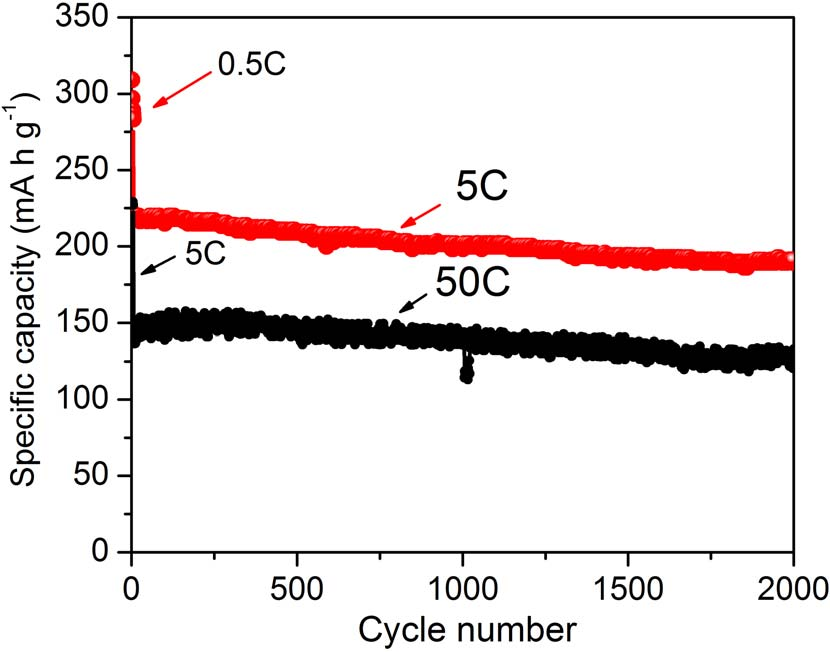
#> input picture physchem/images/capacitycycle.png, 830 x 652 px
$ jupyter execute --allow-errors captions.ipynb   (shell and % lines are left out)
#> lines starting #> are read from the running program, lines starting #| are printed output that depends on the picture
[cell 1]
# figures and captions

from pathlib import Path
import os

HOME = str(Path.home())
PROJECTS = os.path.join(HOME, "projects")
WORKSPACE = os.path.join(HOME, "workspace")
JUPYTER = os.path.join(WORKSPACE, "jupyter")


print("projects")

[cell 2]
PHYSCHEM = os.path.join(JUPYTER, "physchem")
PHYSCHEM_IMAGES = os.path.join(PHYSCHEM, "images")
PHYSCHEM_HTML = os.path.join(PHYSCHEM, "html")

[cell 3]
# BATTERY = os.path.join(PROJECTS, "open-battery")
PROJECT_DIR = os.path.join(PHYSCHEM, "liion")
# os.chdir(PROJECT_DIR)
# os.listdir()

[cell 4]
debug = True
ml = False

[cell 5]
import Tesseract as tt
# print(tt.pytesseract.version)
import pytesseract36 as pytesseract

#> (a cell that did not finish here is left out)

[cell 7]
import glob
os.chdir(PROJECT_DIR)
figures = glob.glob("PMC*/sections/fig*/*.xml")
# print(len(figures))

[cell 8]
# https://pypi.org/project/pytesseract/
try:
    from PIL import Image
except ImportError:
    import Image


print("begin tesseract")

# If you don't have tesseract executable in your PATH, include the following:
# pytesseract.pytesseract.tesseract_cmd = r'/#usr/local/bin/tesseract'
# Example tesseract_cmd = r'C:\Program Files (x86)\Tesseract-OCR\tesseract'
print("end tesseract")

[cell 9]
if __name__ == '__main__':
    pass

os.chdir(PHYSCHEM)
from PIL import Image

print(os.getcwd())
test_png = os.path.join('images', 'capacitycycle.png')
test_image = Image.open(test_png, 'r')
#> test_image is the input picture: PIL image 830x652 RGB; mean R, G, B 236.6, 230.2, 230.2

import matplotlib
import matplotlib.pyplot as plt
import numpy as np

from skimage import data, img_as_float
from skimage import exposure
from skimage.viewer import ImageViewer

"""
if debug:
    image = Image.open(test_png, 'r')

    # viewer = ImageViewer(image)
    # viewer.show()
    tesseract_strings = pytesseract.image_to_string(Image.open(test_png))
    print(tesseract_strings)
"""

[cell 10]
# In order to bypass the image conversions of pytesseract, just use relative or absolute image path
# NOTE: In this case you should provide tesseract supported images or tesseract will return error
# print(pytesseract.image_to_string('test.png'))

# Batch processing with a single file containing the list of multiple image file paths
# print(pytesseract.image_to_string('images.txt'))

# Timeout/terminate the tesseract job after a period of time
"""
try:
    print(pytesseract.image_to_string('test.jpg', timeout=2)) # Timeout after 2 seconds
    print(pytesseract.image_to_string('test.jpg', timeout=0.5)) # Timeout after half a second
except RuntimeError as timeout_error:
    # Tesseract processing is terminated
    pass
"""
# Get bounding box estimates
#> (the rest of this cell did not finish here and is left out)

#> (a cell that did not finish here is left out)

[cell 12]
def get_test_image():
    test_image = Image.open(test_png)

#> (a cell that did not finish here is left out)

#> (a cell that did not finish here is left out)

#> (a cell that did not finish here is left out)

[cell 16]
im = np.array(Image.open(test_png))

print("Before trimming:",im.shape)
#| Before trimming: (652, 830, 3)
ymax = im.shape[1]
#> ymax = 830
print("ymax", ymax)
#| ymax 830
xlo = 0
xhi = im.shape[0]
#> xhi = 652
ylo = 0
yhi = im.shape[1]
#> yhi = 830

# xlo = 100
# xhi -= 100

print(xlo, xhi, ylo, yhi)
#| 0 652 0 830
# runs in other direction?
# im_trim = im[ylo:yhi, xlo:xhi]
# im_trim = im[xlo:xhi, ylo:yhi]
im_trim = im[ylo:yhi, xlo:xhi]
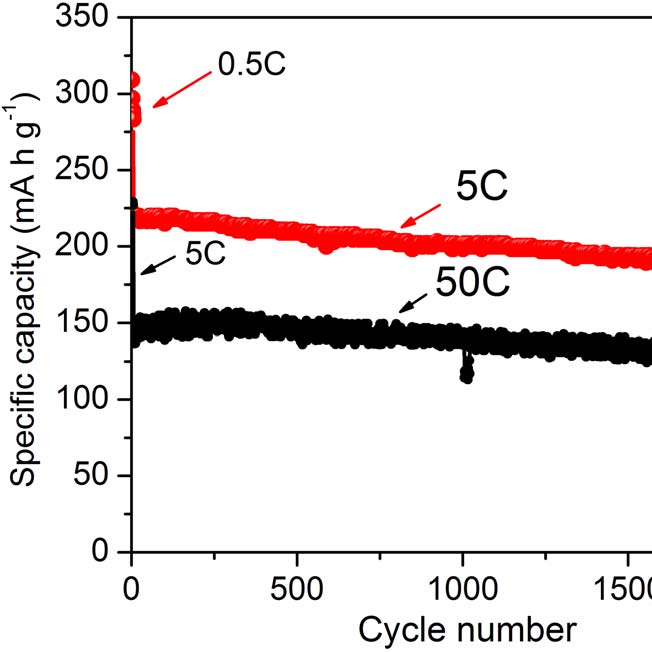
#> im_trim: shape (652, 652, 3); mean R, G, B 235.7, 229.1, 229.1
print("After trimming:",im_trim.shape)
#| After trimming: (652, 652, 3)

Image.fromarray(im_trim).show()
Image.fromarray(im_trim).save('trim_image.png')

[cell 17]
 # to/from image
from PIL import Image
from numpy import asarray
# load the image
#> (the rest of this cell did not finish here and is left out)

[cell 18]
import numpy as np
import matplotlib.pyplot as plt
from matplotlib.collections import PatchCollection
from matplotlib.patches import Rectangle

# Number of data points
n = 5
#> n = 5

# Dummy data
np.random.seed(19680801)
x = np.arange(0, n, 1)
#> x = [0, 1, 2, 3, 4]
y = np.random.rand(n) * 5.
#> y = [3.5, 3.71, 3.55, 2.83, 4.89]

# Dummy errors (above and below)
xerr = np.random.rand(2, n) + 0.1
#> xerr = [[0.806, 0.348, 0.258, 0.798, 0.82], [0.358, 0.442, 1.07, 0.795, 0.566]]
yerr = np.random.rand(2, n) + 0.2
#> yerr = [[0.903, 0.712, 1.13, 0.94, 0.822], [0.852, 0.597, 0.743, 1, 0.922]]


def make_boxes(textboxes, facecolor='r',
                     edgecolor='None', alpha=0.5):

    # Create list for all the error patches
    boxes = []

    # Loop over data points; create box from errors at each point
    x = []
    y = []
    ymax = 1000
    texts = []
    for textbox in textboxes:
        text = textbox[0]
        box = textbox[1]
        x0 = box[0]
        y0 = ymax - box[1]
        x1 = box[2]
        y1 = ymax - box[3]
        x.append(x0)
        y.append(y0)
        rect = Rectangle((x0, y0), x1 - x0 , y1 - y0)
        texts.append((x0, y0, text))
        print(rect)
        boxes.append(rect)

    return x,y,boxes, texts


# Create figure and axes


# Call function to create error boxes
#> (the rest of this cell did not finish here and is left out)

[cell 19]
liion = os.path.join(PHYSCHEM, 'liion')
os.chdir(liion)
liions = glob.glob("**/sections/*/fig*.xml")
print("liions ", len(liions))

liionpngs = glob.glob("**/pdfimages/**/raw.png")
print("liions pngs", len(liionpngs))

import matplotlib.pyplot as plt
# %matplotlib inline

import time
import html2text
import numpy as np
import nltk


# print(liionpngs)
maxcount = 20
minlen = 2
corpus =[]
wordzz = []
stopwords = set(['oo'])
for count, liionpng in enumerate(liionpngs[:maxcount]):
    if count % 10 == 0:
        print ("img ", count, liionpng)
# [4 lines of commented-out code are left out]

    hocr_file = os.path.join(os.path.split(liionpng)[0], 'hocr.html')
    hocr = pytesseract.image_to_pdf_or_hocr(liionpng, extension='hocr')
    with open(hocr_file, 'w+b') as f:
        f.write(hocr) # hocr
    html = open(hocr_file).read()
    htmltext = html2text.html2text(html)
    words = nltk.word_tokenize(htmltext)
    words = [word for word in words if len(word) >= minlen and not word.isnumeric()\
            and not word.lower() in stopwords]
    if len(words) > 0:
        text = " ".join(words)
    #    print("words", np.array(words))
        corpus.append(text)
        for word in words:
            wordzz.append(word)

from collections import Counter
c = Counter(wordzz)
print(len(c))
print(c.most_common(20))
print("text list", len(corpus))
#> (the rest of this cell did not finish here and is left out)
